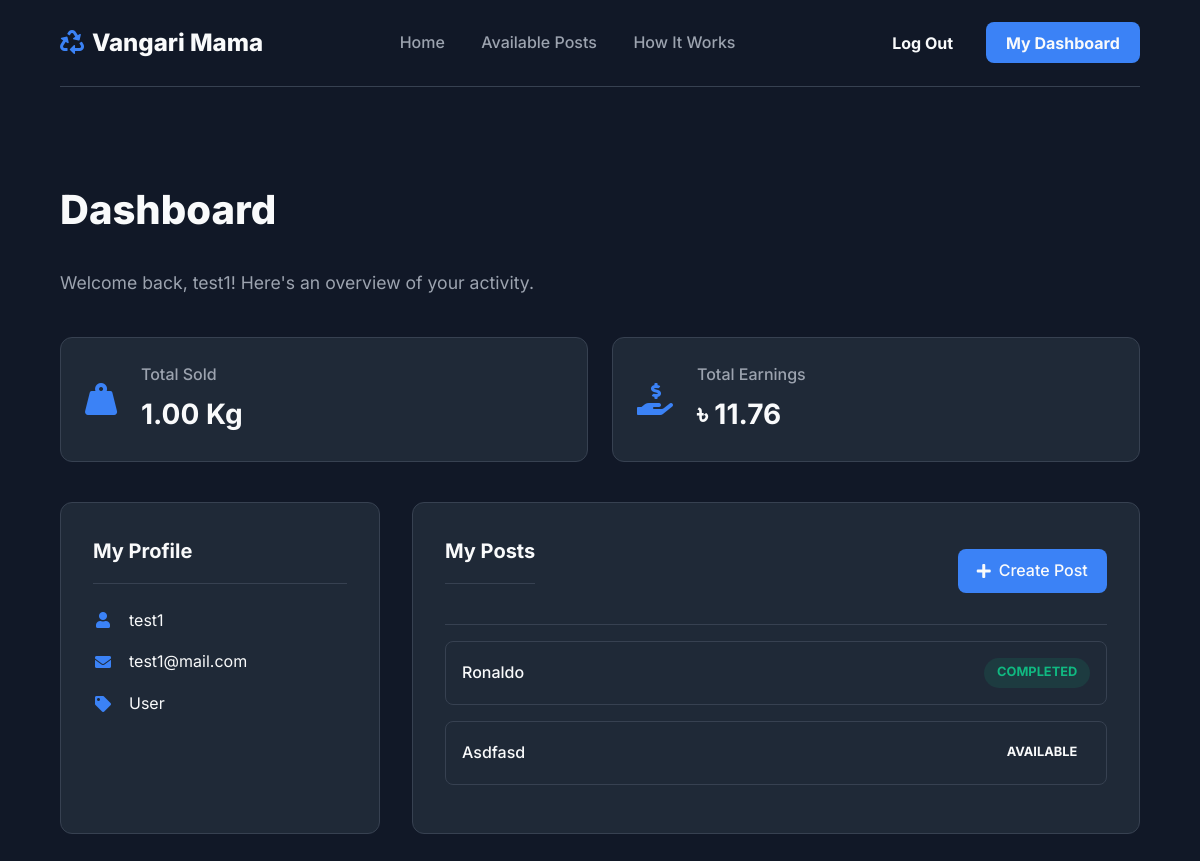
Page /dashboard (signed in) on the committed database.
### models.py (models this page shows, shortened)
class User(UserMixin, db.Model):
    id = db.Column(db.Integer, primary_key=True)
    username = db.Column(db.String(64), unique=True, nullable=False)
    email = db.Column(db.String(120), unique=True, nullable=False)
    password_hash = db.Column(db.String(256), nullable=False)
    user_type = db.Column(db.String(20), default='user', nullable=False)
    is_admin = db.Column(db.Boolean, default=False)
    total_earnings = db.Column(db.Numeric(10, 2), default=0.00)
    created_at = db.Column(db.DateTime, default=datetime.utcnow)
    posts = db.relationship('TrashPost', foreign_keys='TrashPost.user_id', backref='owner', lazy='dynamic')
    collections = db.relationship('TrashPost', foreign_keys='TrashPost.collector_id', backref='collector', lazy='dynamic')

class TrashPost(db.Model):
    id = db.Column(db.Integer, primary_key=True)
    user_id = db.Column(db.Integer, db.ForeignKey('user.id'), nullable=False)
    trash_type = db.Column(db.String(50), nullable=False)
    quantity = db.Column(db.Integer, nullable=False)
    location = db.Column(db.String(255), nullable=False)
    description = db.Column(db.Text)
    status = db.Column(db.String(20), default='available', nullable=False)
    collector_id = db.Column(db.Integer, db.ForeignKey('user.id'))
    price = db.Column(db.Numeric(10, 2), nullable=False)
    is_negotiable = db.Column(db.Boolean, default=False, nullable=False)
    created_at = db.Column(db.DateTime, default=datetime.utcnow)
    completed_at = db.Column(db.DateTime)
    final_weight_kg = db.Column(db.Float, nullable=True)
    final_sale_price = db.Column(db.Numeric(10, 2), nullable=True)
    platform_profit = db.Column(db.Numeric(10, 2), nullable=True)
    phone_number = db.Column(db.String(20), nullable=True)
    google_map_link = db.Column(db.String(500), nullable=True)

### routes.py (the view)
@app.route('/dashboard')
@login_required
def user_dashboard():
    if current_user.user_type == 'collector':
        return redirect(url_for('collector_dashboard'))
    user_posts = TrashPost.query.filter_by(user_id=current_user.id).order_by(TrashPost.created_at.desc()).all()
    total_kg_sold = db.session.query(db.func.sum(TrashPost.final_weight_kg)).filter_by(user_id=current_user.id, status='completed').scalar() or 0.0
    total_earnings = current_user.total_earnings or 0.0
    return render_template('user_dashboard.html',
                           title='My Dashboard',
                           user_posts=user_posts,
                           total_kg_sold=total_kg_sold,
                           total_earnings=total_earnings)

### app.py (called while the page is built)
@login_manager.user_loader
def load_user(user_id):
    from models import User
    return User.query.get(int(user_id))

### templates/user_dashboard.html (shortened to what this page needs)
{% extends "base.html" %}
{% block content %}
<div class="container">
    <div class="dashboard-header">
        <h1>Dashboard</h1>
        <p>Welcome back, {{ current_user.username }}! Here's an overview of your activity.</p>
    </div>
    <div class="stats-grid">
        <div class="stat-card">
            <i class="fas fa-weight-hanging"></i>
            <div class="stat-info">
                <h4>Total Sold</h4>
                <p>{{ "%.2f"|format(total_kg_sold) }} Kg</p>
            </div>
        </div>
        <div class="stat-card">
            <i class="fas fa-hand-holding-usd"></i>
            <div class="stat-info">
                <h4>Total Earnings</h4>
                <p>৳ {{ "%.2f"|format(total_earnings) }}</p>
            </div>
        </div>
    </div>
    <div class="dashboard-grid">
        <div class="profile-card">
            <h3 class="card-title">My Profile</h3>
            <div class="profile-info">
                <p><i class="fas fa-user fa-fw"></i> {{ current_user.username }}</p>
                <p><i class="fas fa-envelope fa-fw"></i> {{ current_user.email }}</p>
                <p><i class="fas fa-tag fa-fw"></i> {{ current_user.user_type.title() }}</p>
            </div>
        </div>
        <div class="posts-list">
            <div class="posts-list-header">
                <h3 class="card-title">My Posts</h3>
                <a href="{{ url_for('create_post') }}" class="create-post-btn">
                    <i class="fas fa-plus"></i> Create Post
                </a>
            </div>
            {% if user_posts %}
                {% for post in user_posts %}
                <div class="post-item">
                    <span class="post-details">{{ post.trash_type.title() }}</span>
                    {% if post.status.lower() == 'pending' %}
                        <span class="status-badge status-pending">Pending</span>
                    {% elif post.status.lower() == 'completed' %}
                        <span class="status-badge status-completed">Completed</span>
                    {% else %}
                        <span class="status-badge">{{ post.status.title() }}</span>
                    {% endif %}
                </div>
                {% endfor %}
            {% else %}
                <div class="no-posts-message">
                    <p>You have not created any posts yet.</p>
                </div>
            {% endif %}
        </div>
    </div>
</div>
{% endblock %}

### templates/base.html (style rules this page uses)
:root { --dark-bg: #111827; --dark-card: #1F2937; --primary-blue: #3B82F6; --primary-hover: #2563EB; --text-light: #F9FAFB; --text-muted: #9CA3AF; --border-color: #374151; }
body { background-color: var(--dark-bg); color: var(--text-light); font-family: 'Inter', sans-serif; margin: 0; line-height: 1.6; }
.container { width: 90%; max-width: 1200px; margin: 0 auto; }
.dashboard-header { margin-bottom: 2.5rem; }
.dashboard-header h1 { font-size: 2.5rem; font-weight: 800; }
.dashboard-header p { font-size: 1.1rem; color: var(--text-muted); }
.stats-grid { display: grid; grid-template-columns: repeat(auto-fit, minmax(250px, 1fr)); gap: 1.5rem; margin-bottom: 2.5rem; }
.stat-card { display: flex; align-items: center; background-color: var(--dark-card); padding: 1.5rem; border-radius: 0.75rem; border: 1px solid var(--border-color); }
.stat-card i { font-size: 2rem; color: var(--primary-blue); margin-right: 1.5rem; }
.stat-card h4 { margin: 0 0 0.25rem 0; font-size: 1rem; color: var(--text-muted); font-weight: 500; }
.stat-card p { margin: 0; font-size: 1.75rem; font-weight: 700; }
.dashboard-grid { display: grid; grid-template-columns: 320px 1fr; gap: 2rem; }
.profile-card, .posts-list { background-color: var(--dark-card); border: 1px solid var(--border-color); border-radius: 0.75rem; padding: 2rem; }
.card-title { font-size: 1.25rem; font-weight: 700; padding-bottom: 1rem; margin-top: 0; margin-bottom: 1.5rem; border-bottom: 1px solid var(--border-color); }
.profile-info p { display: flex; align-items: center; margin-bottom: 1rem; }
.profile-info p i { color: var(--primary-blue); margin-right: 1rem; width: 20px; }
.posts-list-header { display: flex; justify-content: space-between; align-items: center; border-bottom: 1px solid var(--border-color); padding-bottom: 1rem; margin-bottom: 1rem; }
.create-post-btn { display: inline-flex; align-items: center; gap: 0.5rem; background-color: var(--primary-blue); color: var(--text-light); text-decoration: none; padding: 0.6rem 1.2rem; border-radius: 0.5rem; font-weight: 500; }
.post-item { display: flex; justify-content: space-between; align-items: center; padding: 1rem; margin-bottom: 1rem; border: 1px solid var(--border-color); border-radius: 0.5rem; }
.post-details { font-weight: 500; }
.status-badge { padding: 0.3rem 0.8rem; border-radius: 50px; font-size: 0.8rem; font-weight: 700; text-transform: uppercase; }
.status-completed { background-color: #10b98120; color: #10b981; }

### rows in the picture
User: username "test1", total_earnings "11.76", email "test1@mail.com", user_type "User"
TrashPost: trash_type "Ronaldo", status "COMPLETED"
TrashPost: trash_type "Asdfasd", status "AVAILABLE"

### other values in the picture
{{ "%.2f"|format(total_kg_sold) }} "1.00"
